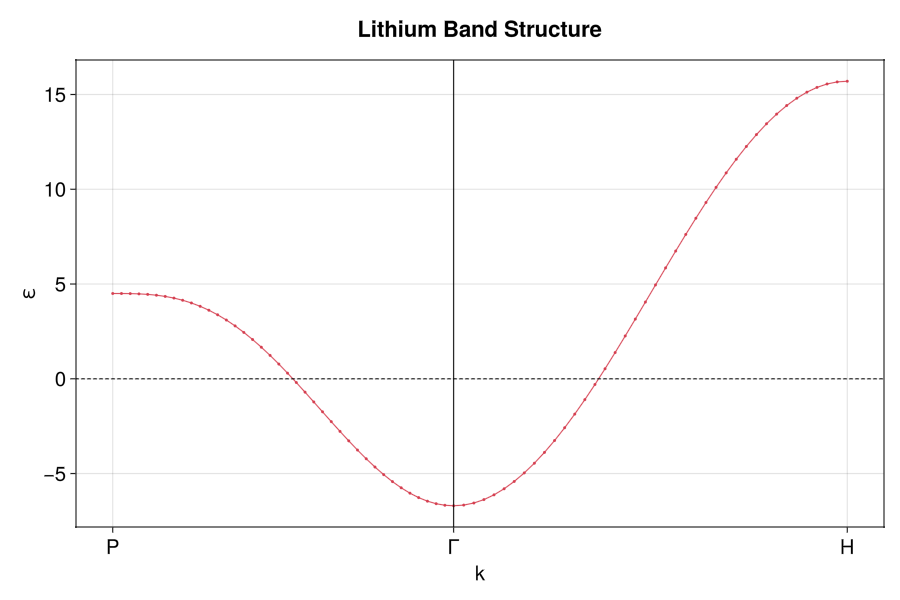

The Julia source for this figure:
using Quantica, GLMakie, LinearAlgebra, Printf

## Lattice
d_nn = √3 / 2
A1 = (-0.5,  0.5,  0.5)
A2 = ( 0.5, -0.5,  0.5)
A3 = ( 0.5,  0.5, -0.5)

sub = sublat((0.0, 0.0, 0.0), name = :Li)

lat = lattice(sub, bravais = (A1, A2, A3))

display(qplot(lat, title = "Lithium Unit Cell"))

## Model
es = 4.5
t = -1.4

model = onsite(es) + hopping(t; range = d_nn * 1.01)

H = hamiltonian(lat, model)

## Path Plot
# cartesian
kΓ = (0.0, 0.0, 0.0)
kH = (2pi, 0.0, 0.0)
kP = (pi, pi, pi)

# specified in Bloch phases = reciprocal lattice coordinates * 2π
ϕΓ = (0.0, 0.0, 0.0) .* 2pi
ϕH = (-0.5, 0.5, 0.5) .* 2pi
ϕP = (0.25, 0.25, 0.25) .* 2pi

d_ΓH = norm(kH .- kΓ)
d_ΓP = norm(kP .- kΓ)

npts = 40

bcut = bands(H, subdiv((-d_ΓP, 0, d_ΓH), npts); mapping = (-d_ΓP, 0, d_ΓH) => (ϕP, ϕΓ, ϕH))

fig = qplot(bcut, title = "Lithium Band Structure", figure = (size = (900, 600),))

ax = content(fig[1, 1])
ax.xticks = ([-d_ΓP, 0, d_ΓH], ["P", "Γ", "H"])
ax.xlabel = "k"

vlines!(ax, [0], color = :black, linewidth = 1)
hlines!(ax, [0], color = :black, linewidth = 1, linestyle = :dash)

Label(fig[0, :], "Lithium Band Structure",
      fontsize = 22, font = :bold, halign = :center, tellwidth = false)

display(fig)

## Save
save("Theory/lithium.png", fig)
